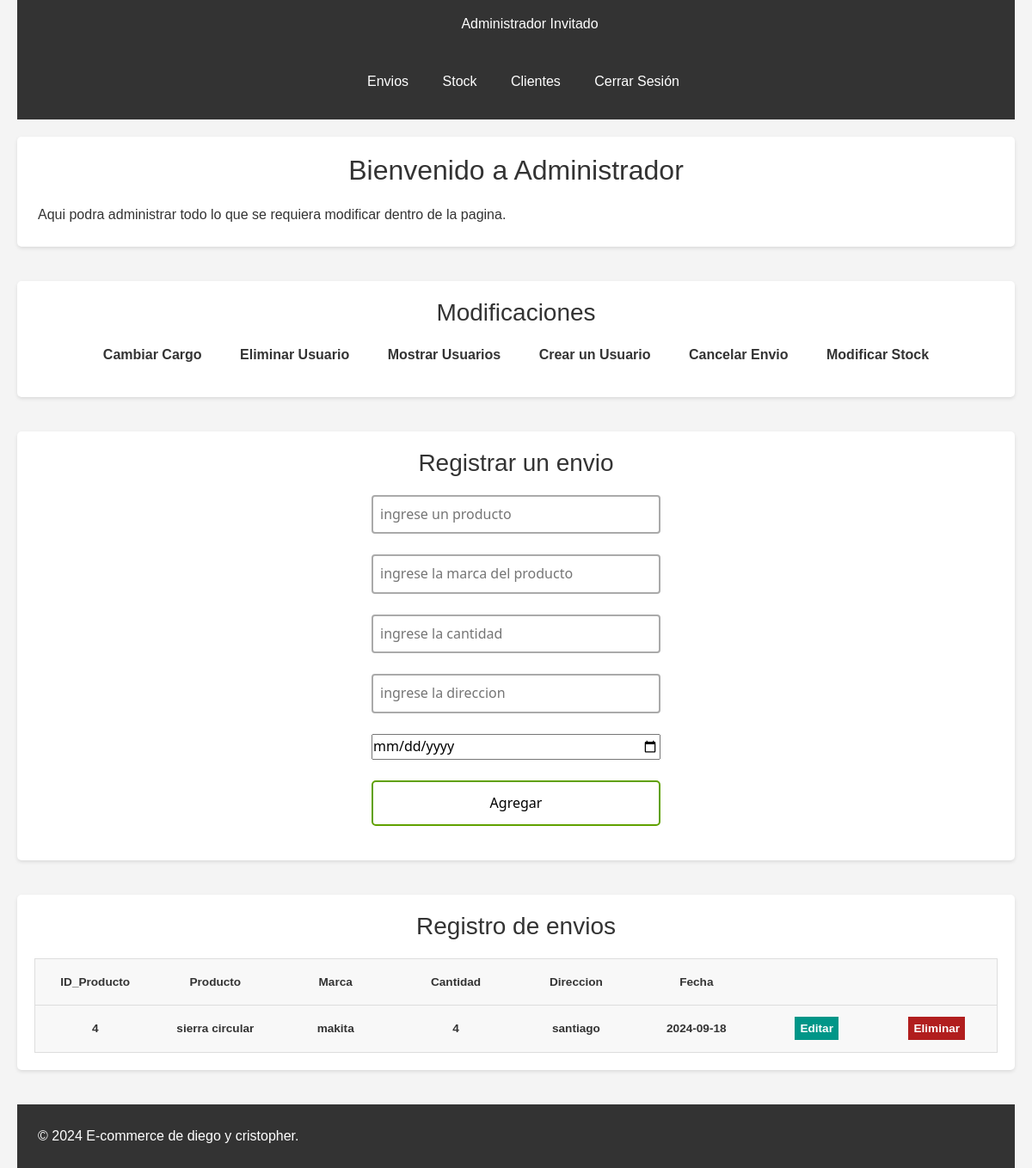
The page /empleados2.php on the database its author committed.
### tables this page shows
CREATE TABLE `envios` (
  `id` int(11) NOT NULL,
  `producto` varchar(100) NOT NULL,
  `marca` varchar(100) NOT NULL,
  `cantidad` int(11) NOT NULL,
  `direccion` varchar(100) NOT NULL,
  `fecha_envio` date NOT NULL
);

### empleados2.php (the view, shortened to what this page needs)
<?php
$nombreUsuario = isset($_SESSION['usuario']) ? $_SESSION['usuario'] : "Invitado";
$con = connection();
$sql = "SELECT * FROM envios";
$query = mysqli_query($con, $sql);
?>
<!DOCTYPE html>
<html lang="es">
<head>
    <link href="https://cdn.jsdelivr.net/npm/bootstrap@5.3.3/dist/css/bootstrap.min.css" rel="stylesheet">
    <link href="empleadosDise.css" rel="stylesheet">
</head>
<body>
    <header>
        <nav>
           <ul>
                <li>
                    <div class="caja">
                        <?php echo 'Administrador  '.$nombreUsuario; ?>
                    </div>
               </li>
           </ul>
            <ul>
                <li><a href="envios.php">Envios</a></li>
                <li><a href="stock.php">Stock</a></li>
                <li><a href="clientes_datos.php">Clientes</a></li>
                <li><a href="cerrar_sesion.php">Cerrar Sesión</a></li>
            </ul>
        </nav>
    </header>
    <section id="inicio">
        <h2>Bienvenido a Administrador</h2>
        <p>Aqui podra administrar todo lo que se requiera modificar dentro de la pagina.</p>
    </section>
    <section id="categorias">
        <h3>Modificaciones</h3>
        <ul>
            <li><a href="#Mostrar_user">Cambiar Cargo</a></li>
            <li><a href="#Mostrar_user">Eliminar Usuario</a></li>
            <li><a href="#Mostrar_user">Mostrar Usuarios</a></li>
            <li><a href="#crear_user">Crear un Usuario</a></li>
            <li><a href="Mostrar_envios">Cancelar Envio</a></li>
            <li><a href="modificarStock.php">Modificar Stock</a></li>
        </ul>
    </section>
    <section class="metodos_emple">
            <h3>Registrar un envio</h3>
            <div id="crear_env">
          <div class="users-form">
              <form action="agregar_envio.php" method="POST">
                   <input type="text" name="producto" placeholder="ingrese un producto">
                   <input type="text" name="marca" placeholder="ingrese la marca del producto">
                   <input type="text" name="cantidad" placeholder="ingrese la cantidad">
                   <input type="text" name="direccion" placeholder="ingrese la direccion">
                   <input type="date" name="fecha_envio" placeholder="ingrese la fecha de envio">
                   <input type="submit" value="Agregar">
              </form>
          </div>
    </section>
    <section class="metodos_emple">
    <h3>Registro de envios</h3>
            <div id="Mostrar_envios">
            <div class="users-table">
        <table>
            <thead>
                <tr>
                    <th>ID_Producto</th>
                    <th>Producto</th>
                    <th>Marca</th>
                    <th>Cantidad</th>
                    <th>Direccion</th>
                    <th>Fecha</th>
                    <th></th>
                    <th></th>
                </tr>
            </thead>
            <tbody>
                <?php while ($row = mysqli_fetch_array($query)): ?>
                    <tr>
                        <th><?= $row['id'] ?></th>
                        <th><?= $row['producto'] ?></th>
                        <th><?= $row['marca'] ?></th>
                        <th><?= $row['cantidad'] ?></th>
                        <th><?= $row['direccion'] ?></th>
                        <th><?= $row['fecha_envio'] ?></th>
                        <th><a href="modificarEnv.php?id=<?= $row['id'] ?>" class="users-table--edit">Editar</a></th>
                        <th><a href="eliminar_Env.php?id=<?= $row['id'] ?>" class="users-table--delete" >Eliminar</a></th>
                    </tr>
                <?php endwhile; ?>
            </tbody>
        </table>
    </div>
    </section>
    <footer>
        <p>&copy; 2024 E-commerce de diego y cristopher.</p>
    </footer>
</body>
</html>

### empleadosDise.css (style rules this page uses)
* { box-sizing: border-box; margin: 0; padding: 0; }
html { font-family: 'Segoe UI', sans-serif; text-align: center; }
a { text-decoration: none; }
.users-form form { display: flex; flex-direction: column; gap: 24px; width: 30%; margin: 20px auto; text-align: center; }
.users-form form input { font-family: 'Segoe UI', sans-serif; }
.users-form form input[type=text], .users-form form input[type=password], .users-form form input[type=email] { padding: 8px; border:2px solid #aaa; border-radius:4px; outline:none; transition:.3s; }
.users-form form input[type=submit] { border: none; padding: 12px 50px; text-decoration: none; transition-duration: 0.4s; cursor: pointer; border-radius: 5px; background-color: white; color: black; border: 2px solid #60a100; }
.users-table table { border: 1px solid #ccc; border-collapse: collapse; margin: 0; padding: 0; width: 100%; table-layout: fixed; }
table tr { background-color: #f8f8f8; border: 1px solid #ddd; padding: 4px; }
table th { padding: 16px; text-align: center; font-size: .85em; }
.users-table--edit { background: #009688; padding: 6px; color: #fff; text-align: center; font-weight: bold; }
.users-table--delete { background: #b11e1e; padding: 6px; color: #fff; text-align: center; font-weight: bold; }

### empleados2.php (style rules this page uses)
* { margin: 0; padding: 0; box-sizing: border-box; font-family: Arial, sans-serif; }
body { line-height: 1.6; background-color: #f4f4f4; color: #333; padding: 0 20px; }
header { background-color: #333; color: #fff; padding: 15px 0; margin-bottom: 20px; }
nav ul { list-style: none; text-align: center; }
nav ul li { display: inline; margin-right: 15px; }
nav ul li a { color: #fff; text-decoration: none; font-size: 16px; padding: 5px 10px; transition: background-color 0.3s; }
section { margin-bottom: 40px; padding: 20px; background-color: #fff; border-radius: 5px; box-shadow: 0 2px 4px rgba(0, 0, 0, 0.1); text-align: center; }
section h2, section h3 { color: #333; margin-bottom: 20px; text-align: center; font-weight: normal; }
#categorias ul { list-style: none; padding: 0; text-align: center; }
#categorias ul li { display: inline-block; margin: 0 10px; }
#categorias ul li a { color: #333; text-decoration: none; font-weight: bold; padding: 5px 10px; transition: color 0.3s, background-color 0.3s; }
footer { text-align: center; padding: 20px; background-color: #333; color: #fff; margin-top: 20px; position: relative; bottom: 0; width: 100%; }
p { width: 50%; height: auto; margin: 4px; text-align: left; }
form { text-align: center; }

### rows shown on the page
envios: id "4", producto "sierra circular", marca "makita", cantidad "4", direccion "santiago", fecha_envio "2024-09-18"

### other values the page prints
$nombreUsuario "Invitado"
